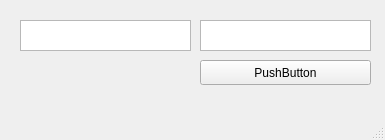
<?xml version="1.0" encoding="UTF-8"?>
<ui version="4.0">
 <class>MainWindow</class>
 <widget class="QMainWindow" name="MainWindow">
  <property name="geometry">
   <rect>
    <x>0</x>
    <y>0</y>
    <!-- //I am booored-->>
    <width>385</width>
    <height>140</height>
   </rect>
  </property>
  <property name="windowTitle">
   <string>MainWindow</string>
  </property>
  <widget class="QWidget" name="centralwidget">
   <widget class="QTextEdit" name="textEdit">
    <property name="geometry">
     <rect>
      <x>20</x>
      <y>20</y>
      <width>171</width>
      <height>31</height>
     </rect>
    </property>
   </widget>
   <widget class="QTextEdit" name="textEdit_2">
    <property name="geometry">
     <rect>
      <x>200</x>
      <y>20</y>
      <width>171</width>
      <height>31</height>
     </rect>
    </property>
   </widget>
   <widget class="QPushButton" name="pushButton">
    <property name="geometry">
     <rect>
      <x>200</x>
      <y>60</y>
      <width>171</width>
      <height>25</height>
     </rect>
    </property>
    <property name="text">
     <string>PushButton</string>
    </property>
   </widget>
  </widget>
  <widget class="QMenuBar" name="menubar">
   <property name="geometry">
    <rect>
     <x>0</x>
     <y>0</y>
     <width>385</width>
     <height>22</height>
    </rect>
   </property>
  </widget>
  <widget class="QStatusBar" name="statusbar"/>
 </widget>
 <resources/>
 <connections/>
</ui>
